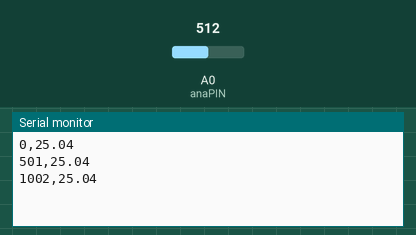
Simulated run of this sketch. Board: Arduino Uno, built with avr-gcc and run on an emulated ATmega328P. Shown: the last lines printed to the serial monitor. The test bench sets the inputs (shaded band); at power-on: A0 (anaPIN) = 512.

Above: at 1.3 s.
1.4 s: A0 (anaPIN) set to 716
At 1.9 s:
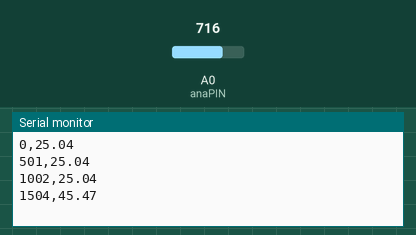
2.9 s: A0 (anaPIN) set to 900
At 3.4 s:
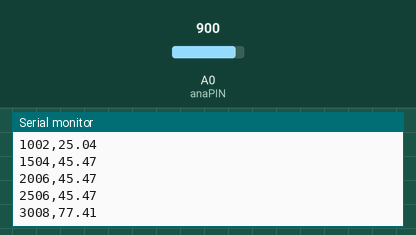
Timing chart, 0 to 5.9 s (numbered marks = the images above; inputs shaded):
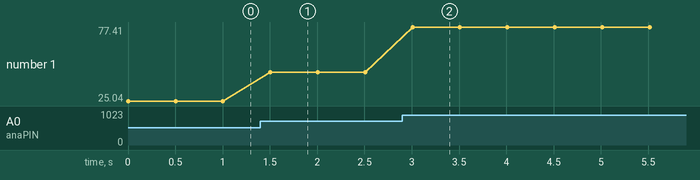

The sketch:

thermoresistor.ino
```cpp
// Marina Keller. Thermoresistor lab 2 ME 351
int anaPIN = A0;
int Vin = 5;
int R2 = 10000;

// the setup routine runs once when you press reset:
void setup() {
  // initialize serial communication at 9600 bits per second:
  Serial.begin(9600);
  pinMode(anaPIN, INPUT);
}

void loop() {
  float anasensorValue = analogRead(anaPIN);

  // convert from the raw value to volts
  float Vout = (5*anasensorValue/1023);

  // determine the resistance of the thermistor from the voltage (thermistor and resistor in a voltage divider pattern)
  float R1 = (R2*(Vin/Vout - 1));

  // convert resistance to temperature using Steinhart-Hart equ'n
  float tempC = (1 / (0.001129148 + 0.000234125 * log(R1) + 0.0000000876741 * pow(log(R1), 3))) - 273.15;

  // Record the temperature in Celsius with timestamps
  Serial.print(millis());
  Serial.print(",");
  Serial.print(tempC);
  Serial.println("");

  delay(500); // delay 500 ms so we aren't overloaded with readings


}
```

Measured:
- after the input at 1.4 s, the serial monitor: prints a new line after 0.10 s (image 1)
- after the input at 2.9 s, the serial monitor: prints a new line after 0.11 s (image 2)
- plotted number 1: 25.04 → 45.47 after the input at 1.4 s, 45.47 → 77.41 after the input at 2.9 s
